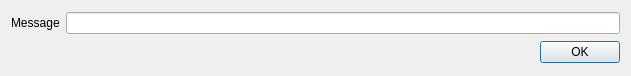
<?xml version="1.0" encoding="UTF-8"?>
<ui version="4.0">
 <class>Dialog</class>
 <widget class="QDialog" name="Dialog">
  <property name="geometry">
   <rect>
    <x>0</x>
    <y>0</y>
    <width>631</width>
    <height>76</height>
   </rect>
  </property>
  <property name="windowTitle">
   <string>Dialog</string>
  </property>
  <layout class="QVBoxLayout" name="verticalLayout">
   <item>
    <layout class="QHBoxLayout" name="horizontalLayout">
     <item>
      <widget class="QLabel" name="label">
       <property name="text">
        <string>Message</string>
       </property>
      </widget>
     </item>
     <item>
      <widget class="QLineEdit" name="lineEdit"/>
     </item>
    </layout>
   </item>
   <item>
    <widget class="QDialogButtonBox" name="buttonBox">
     <property name="standardButtons">
      <set>QDialogButtonBox::Ok</set>
     </property>
    </widget>
   </item>
  </layout>
 </widget>
 <resources/>
 <connections/>
</ui>
